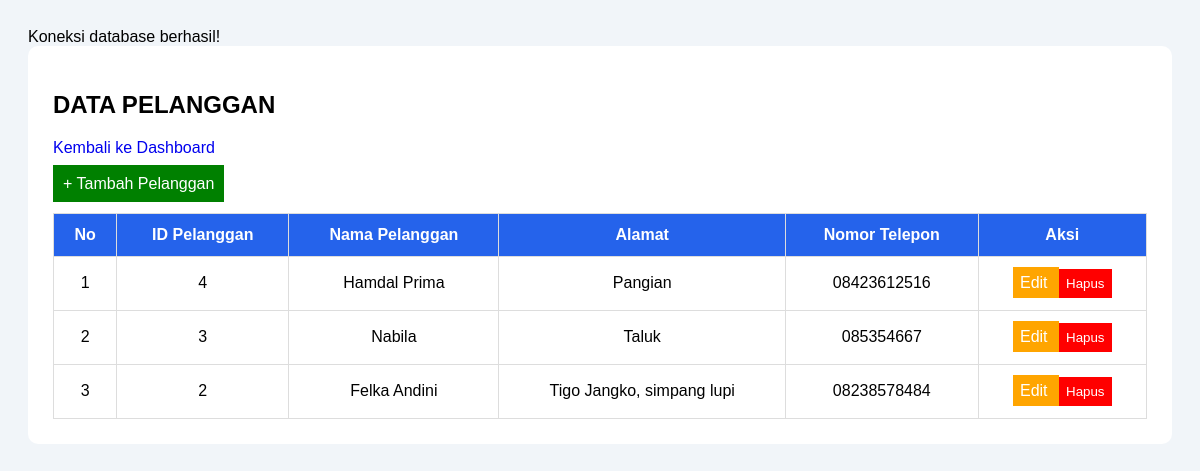
Page /pelanggan.php (signed in) on the committed database.
### tables this page shows
CREATE TABLE `pelanggan` (
  `id_pelanggan` int(11) NOT NULL,
  `nama_pelanggan` varchar(50) NOT NULL,
  `alamat` text NOT NULL,
  `nomor_telp` varchar(15) NOT NULL
);

### pelanggan.php (the view, shortened to what this page needs)
<?php
include "koneksi.php";
$query = mysqli_query($conn,
    "SELECT * FROM pelanggan ORDER BY id_pelanggan DESC"
);
?>
<!DOCTYPE html>
<html>
<head>
</head>
<body>
<div class="container">
    <h2>DATA PELANGGAN</h2>
    <a href="dashboard_admin.php">Kembali ke Dashboard</a>
    <br><br>
    <a href="tambah_pelanggan.php" class="tambah">
        + Tambah Pelanggan
    </a>
    <table>
        <tr>
            <th>No</th>
            <th>ID Pelanggan</th>
            <th>Nama Pelanggan</th>
            <th>Alamat</th>
            <th>Nomor Telepon</th>
            <th>Aksi</th>
        </tr>
        <?php
        $no = 1;
        while ($data = mysqli_fetch_assoc($query)) {
        ?>
        <tr>
            <td><?= $no++; ?></td>
            <td><?= $data['id_pelanggan']; ?></td>
            <td><?= htmlspecialchars($data['nama_pelanggan']); ?></td>
            <td><?= htmlspecialchars($data['alamat']); ?></td>
            <td><?= htmlspecialchars($data['nomor_telp']); ?></td>
            <td>
                <a class="edit"
                   href="edit_pelanggan.php?id=<?= $data['id_pelanggan']; ?>">
                    Edit
                </a>
                <form action="hapus_pelanggan.php"
                      method="POST"
                      style="display:inline;"
                      onsubmit="return confirm('Yakin ingin menghapus pelanggan ini?')">
                    <button type="submit" class="hapus">
                        Hapus
                    </button>
                </form>
            </td>
        </tr>
        <?php } ?>
    </table>
</div>
</body>
</html>

### pelanggan.php (style rules this page uses)
body { font-family: Arial; background: #f1f5f9; padding: 20px; }
.container { background: white; padding: 25px; border-radius: 10px; }
table { width: 100%; border-collapse: collapse; margin-top: 20px; }
th, td { border: 1px solid #ddd; padding: 12px; text-align: center; }
th { background: #2563eb; color: white; }
a { text-decoration: none; }
.tambah { background: green; color: white; padding: 10px; }
.edit { background: orange; color: white; padding: 7px; }
.hapus { background: red; color: white; padding: 7px; border: none; cursor: pointer; }

### rows in the picture
pelanggan: id_pelanggan "4", nama_pelanggan "Hamdal Prima", alamat "Pangian", nomor_telp "08423612516"
pelanggan: id_pelanggan "3", nama_pelanggan "Nabila", alamat "Taluk", nomor_telp "085354667"
pelanggan: id_pelanggan "2", nama_pelanggan "Felka Andini", alamat "Tigo Jangko, simpang lupi", nomor_telp "08238578484"
